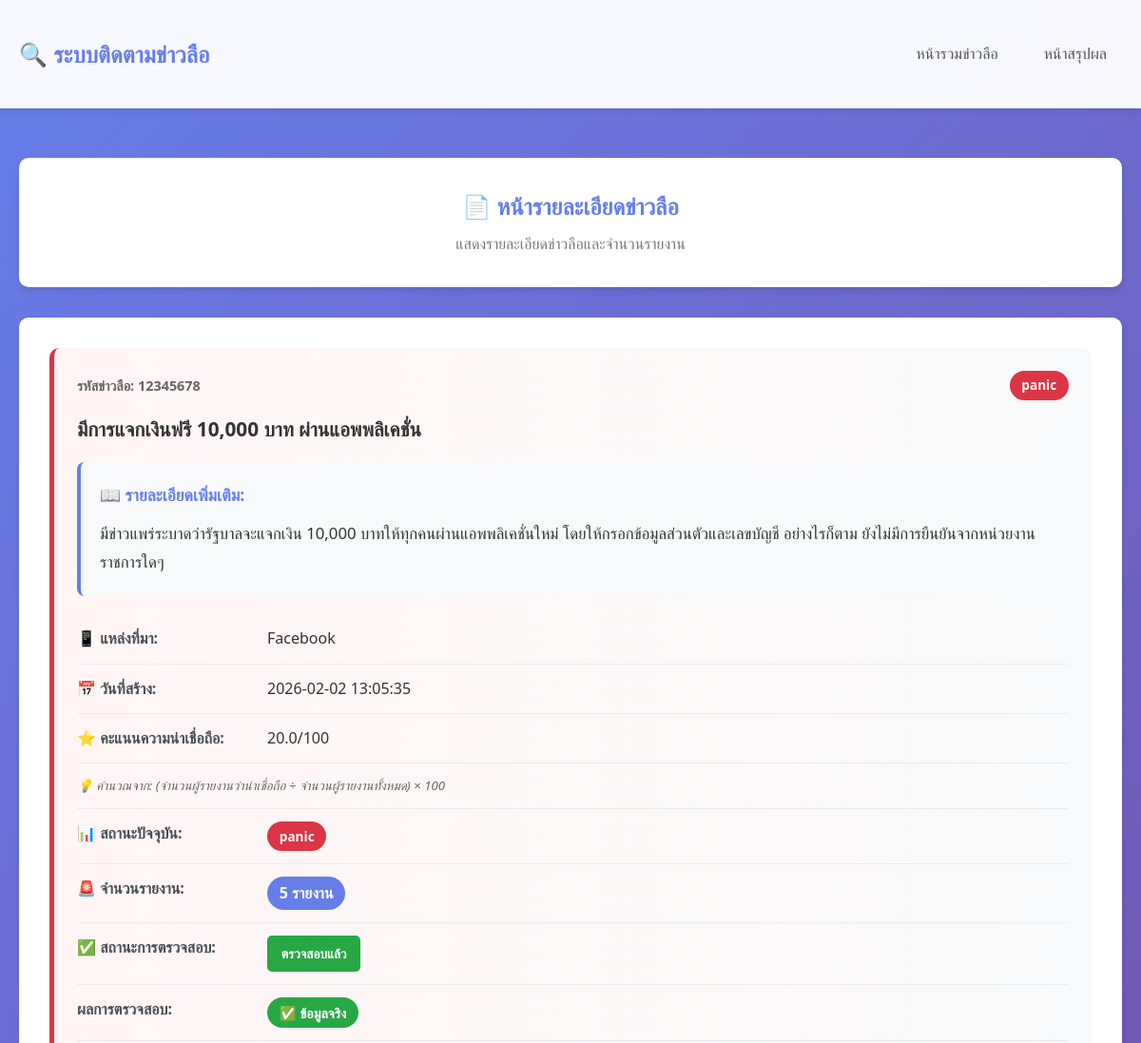
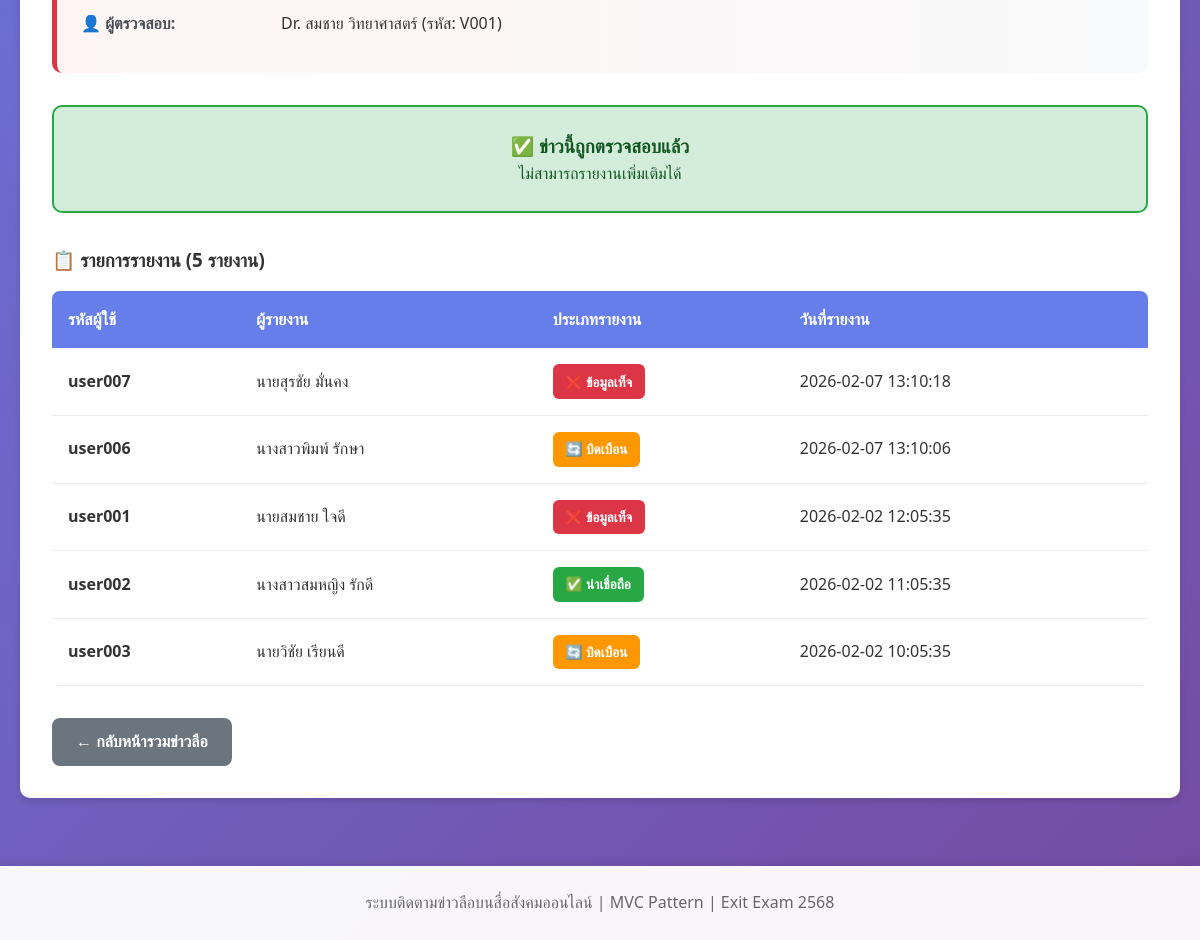
The page /detail/12345678 on the database its author committed (2 pictures, top to bottom).
### tables this page shows
CREATE TABLE Rumour (
            rumour_id INTEGER PRIMARY KEY CHECK(rumour_id >= 10000000 AND rumour_id <= 99999999),
            title TEXT NOT NULL,
            content TEXT,
            source TEXT NOT NULL,
            created_date TEXT NOT NULL,
            credibility_score REAL DEFAULT 50.0,
            status TEXT NOT NULL DEFAULT 'ปกติ' CHECK(status IN ('ปกติ', 'panic')),
            is_verified INTEGER DEFAULT 0,
            verification_result TEXT,
            verified_by INTEGER,
            FOREIGN KEY (verified_by) REFERENCES Users(user_id)
        );

CREATE TABLE Users (
            user_id INTEGER PRIMARY KEY AUTOINCREMENT,
            username TEXT NOT NULL,
            name TEXT NOT NULL,
            role TEXT NOT NULL CHECK(role IN ('ผู้ใช้ทั่วไป', 'ผู้ตรวจสอบ')),
            verifier_code TEXT
        );

CREATE TABLE Report (
            report_id INTEGER PRIMARY KEY AUTOINCREMENT,
            user_id INTEGER NOT NULL,
            rumour_id INTEGER NOT NULL,
            report_date TEXT NOT NULL,
            report_type TEXT NOT NULL CHECK(report_type IN ('บิดเบือน', 'ปลุกปั่น', 'ข้อมูลเท็จ', 'น่าเชื่อถือ')),
            FOREIGN KEY (user_id) REFERENCES Users(user_id),
            FOREIGN KEY (rumour_id) REFERENCES Rumour(rumour_id),
            UNIQUE(user_id, rumour_id)
        );

### app.py (the view)
@app.route('/detail/<int:rumour_id>')
def detail(rumour_id):
    rumour = RumourModel.get_rumour_by_id(rumour_id)
    if not rumour:
        flash('ไม่พบข่าวลือที่ค้นหา', 'error')
        return redirect(url_for('index'))
    reports = ReportModel.get_reports_by_rumour(rumour_id)
    report_count = len(reports)
    users = UserModel.get_all_users()
    verifiers = UserModel.get_verifiers()
    return render_template('detail.html',
                         rumour=rumour,
                         reports=reports,
                         report_count=report_count,
                         users=users,
                         verifiers=verifiers)

### templates/detail.html (shortened to what this page needs)
<!DOCTYPE html>
<html lang="th">
<head>
    <link rel="stylesheet" href="{{ url_for('static', filename='style.css') }}">
</head>
<body>
    <nav class="navbar">
        <div class="container">
            <h1>🔍 ระบบติดตามข่าวลือ</h1>
            <div class="nav-links">
                <a href="{{ url_for('index') }}">หน้ารวมข่าวลือ</a>
                <a href="{{ url_for('summary') }}">หน้าสรุปผล</a>
            </div>
        </div>
    </nav>
    <div class="container">
        <div class="page-header">
            <h2>📄 หน้ารายละเอียดข่าวลือ</h2>
            <p class="subtitle">แสดงรายละเอียดข่าวลือและจำนวนรายงาน</p>
        </div>
        <div class="detail-container">
            <div class="rumour-detail {% if rumour.status == 'panic' %}panic{% endif %}">
                <div class="rumour-header">
                    <span class="rumour-id">รหัสข่าวลือ: {{ rumour.rumour_id }}</span>
                    <span class="status-badge status-{{ rumour.status }}">
                        {{ rumour.status }}
                    </span>
                </div>
                <h2 class="rumour-title">{{ rumour.title }}</h2>
                {% if rumour.content %}
                <div class="rumour-content">
                    <h4>📖 รายละเอียดเพิ่มเติม:</h4>
                    <p>{{ rumour.content }}</p>
                </div>
                {% endif %}
                <div class="rumour-detail-info">
                    <div class="info-row">
                        <strong>📱 แหล่งที่มา:</strong>
                        <span>{{ rumour.source }}</span>
                    </div>
                    <div class="info-row">
                        <strong>📅 วันที่สร้าง:</strong>
                        <span>{{ rumour.created_date }}</span>
                    </div>
                    <div class="info-row">
                        <strong>⭐ คะแนนความน่าเชื่อถือ:</strong>
                        <span>{{ rumour.credibility_score }}/100</span>
                    </div>
                    <div class="info-row">
                        <small style="color: #666; font-style: italic;">
                            💡 คำนวณจาก: (จำนวนผู้รายงานว่าน่าเชื่อถือ ÷ จำนวนผู้รายงานทั้งหมด) × 100
                        </small>
                    </div>
                    <div class="info-row">
                        <strong>📊 สถานะปัจจุบัน:</strong>
                        <span class="status-badge status-{{ rumour.status }}">
                            {{ rumour.status }}
                        </span>
                    </div>
                    <div class="info-row">
                        <strong>🚨 จำนวนรายงาน:</strong>
                        <span class="report-count-badge">{{ report_count }} รายงาน</span>
                    </div>
                    {% if rumour.is_verified %}
                        <div class="info-row">
                            <strong>✅ สถานะการตรวจสอบ:</strong>
                            <span class="badge-verified">ตรวจสอบแล้ว</span>
                        </div>
                        <div class="info-row">
                            <strong>ผลการตรวจสอบ:</strong>
                            {% if rumour.verification_result == 'ข้อมูลเท็จ' %}
                                <span class="badge-false">❌ ข้อมูลเท็จ</span>
                            {% elif rumour.verification_result == 'ข้อมูลจริง' %}
                                <span class="badge-true">✅ ข้อมูลจริง</span>
                            {% else %}
                                <span class="verified-text">{{ rumour.verification_result }}</span>
                            {% endif %}
                        </div>
                        {% if rumour.verifier_name %}
                        <div class="info-row">
                            <strong>👤 ผู้ตรวจสอบ:</strong>
                            <span>{{ rumour.verifier_name }} (รหัส: {{ rumour.verifier_code }})</span>
                        </div>
                        {% endif %}
                    {% endif %}
                </div>
            </div>
            {% if not rumour.is_verified %}
                <div class="report-section">
                    <h3>📝 รายงานข่าวลือนี้ (สำหรับผู้ใช้ทั่วไป)</h3>
                    <p class="section-note">
                        <strong>หมายเหตุ:</strong> เฉพาะผู้ใช้ทั่วไป สามารถรายงานข่าวลือได้ หากมีรายงาน <strong>>= 5 ครั้ง</strong> ข่าวจะเข้าสู่สถานะ PANIC
                    </p>
                    <form method="POST" action="{{ url_for('report_rumour', rumour_id=rumour.rumour_id) }}" class="report-form">
                        <div class="form-group">
                            <label for="user_id">เลือกผู้ใช้:</label>
                            <select name="user_id" id="user_id" required>
                                <option value="">-- เลือกผู้ใช้ --</option>
                                {% for user in users %}
                                    {% if user.role == 'ผู้ใช้ทั่วไป' %}
                                        <option value="{{ user.user_id }}">
                                            [{{ user.username }}] {{ user.name }} (ผู้ใช้ทั่วไป)
                                        </option>
                                    {% endif %}
                                {% endfor %}
                            </select>
                        </div>
                        <div class="form-group">
                            <label for="report_type">ประเภทรายงาน:</label>
                            <select name="report_type" id="report_type" required>
                                <option value="">-- เลือกประเภท --</option>
                                <option value="บิดเบือน">บิดเบือน</option>
                                <option value="ปลุกปั่น">ปลุกปั่น</option>
                                <option value="ข้อมูลเท็จ">ข้อมูลเท็จ</option>
                                <option value="น่าเชื่อถือ">น่าเชื่อถือ</option>
                            </select>
                        </div>
                        <button type="submit" class="btn btn-danger">🚨 รายงานข่าวลือนี้</button>
                    </form>
                </div>
                <div class="verify-section">
                    <h3>✅ ตรวจสอบและยืนยันข้อมูล (เฉพาะผู้ตรวจสอบ)</h3>
                    <p class="section-note">
                        <strong>หมายเหตุ:</strong> เฉพาะผู้ตรวจสอบ (รหัส V001-V003) เท่านั้น ที่สามารถตรวจสอบความถูกต้องของข่าวลือได้
                    </p>
                    <form method="POST" action="{{ url_for('verify_rumour', rumour_id=rumour.rumour_id) }}" class="verify-form">
                        <div class="form-group">
                            <label for="verifier_id">เลือกผู้ตรวจสอบ:</label>
                            <select name="verifier_id" id="verifier_id" required>
                                <option value="">-- เลือกผู้ตรวจสอบ --</option>
                                {% for verifier in verifiers %}
                                    <option value="{{ verifier.user_id }}">
                                        {{ verifier.name }} (ผู้ตรวจสอบ: รหัส {{ verifier.verifier_code }})
                                    </option>
                                {% endfor %}
                            </select>
                        </div>
                        <div class="form-group">
                            <label for="verification_result">ผลการตรวจสอบ:</label>
                            <select name="verification_result" id="verification_result" required>
                                <option value="">-- เลือกผลการตรวจสอบ --</option>
                                <option value="ข้อมูลจริง">✅ ข้อมูลจริง</option>
                                <option value="ข้อมูลเท็จ">❌ ข้อมูลเท็จ</option>
                            </select>
                        </div>
                        <button type="submit" class="btn btn-success">✅ ยืนยันผลการตรวจสอบ</button>
                    </form>
                </div>
            {% else %}
                <div class="verified-notice">
                    <h3>✅ ข่าวนี้ถูกตรวจสอบแล้ว</h3>
                    <p>ไม่สามารถรายงานเพิ่มเติมได้</p>
                </div>
            {% endif %}
            <div class="reports-list">
                <h3>📋 รายการรายงาน ({{ report_count }} รายงาน)</h3>
                {% if reports %}
                    <table class="report-table">
                        <thead>
                            <tr>
                                <th>รหัสผู้ใช้</th>
                                <th>ผู้รายงาน</th>
                                <th>ประเภทรายงาน</th>
                                <th>วันที่รายงาน</th>
                            </tr>
                        </thead>
                        <tbody>
                            {% for report in reports %}
                                <tr>
                                    <td><strong>{{ report.username }}</strong></td>
                                    <td>{{ report.name }}</td>
                                    <td>
                                        {% if report.report_type == 'บิดเบือน' %}
                                            <span class="report-type-badge report-distort">🔄 บิดเบือน</span>
                                        {% elif report.report_type == 'ปลุกปั่น' %}
                                            <span class="report-type-badge report-incite">🔥 ปลุกปั่น</span>
                                        {% elif report.report_type == 'ข้อมูลเท็จ' %}
                                            <span class="report-type-badge report-false">❌ ข้อมูลเท็จ</span>
                                        {% elif report.report_type == 'น่าเชื่อถือ' %}
                                            <span class="report-type-badge report-credible">✅ น่าเชื่อถือ</span>
                                        {% else %}
                                            <span class="report-type">{{ report.report_type }}</span>
                                        {% endif %}
                                    </td>
                                    <td>{{ report.report_date }}</td>
                                </tr>
                            {% endfor %}
                        </tbody>
                    </table>
                {% else %}
                    <p class="no-data">ยังไม่มีรายงาน</p>
                {% endif %}
            </div>
            <a href="{{ url_for('index') }}" class="btn btn-secondary">← กลับหน้ารวมข่าวลือ</a>
        </div>
    </div>
    <footer>
        <p>ระบบติดตามข่าวลือบนสื่อสังคมออนไลน์ | MVC Pattern | Exit Exam 2568</p>
    </footer>
</body>
</html>

### rows shown on the page
Rumour: rumour_id "12345678", status "panic", title "มีการแจกเงินฟรี 10,000 บาท ผ่านแอพพลิเคชั่น", content "มีข่าวแพร่ระบาดว่ารัฐบาลจะแจกเงิน 10,000 บาทให้ทุกคนผ่านแอพพลิเคชั่นใหม่ โดยให้กรอกข้อมูลส่วนตัวและเลขบัญชี อย่างไรก็ตาม ยังไม่มีการยืนยันจากหน่วยงานราชการใดๆ", source "Facebook", created_date "2026-02-02 13:05:35", credibility_score "20.0"
Users: verifier_name "Dr. สมชาย วิทยาศาสตร์", verifier_code "V001"
Report: username "user007", name "นายสุรชัย มั่นคง", report_type "❌ ข้อมูลเท็จ", report_date "2026-02-07 13:10:18"
Report: username "user006", name "นางสาวพิมพ์ รักษา", report_type "🔄 บิดเบือน", report_date "2026-02-07 13:10:06"
Report: username "user001", name "นายสมชาย ใจดี", report_type "❌ ข้อมูลเท็จ", report_date "2026-02-02 12:05:35"
Report: username "user002", name "นางสาวสมหญิง รักดี", report_type "✅ น่าเชื่อถือ", report_date "2026-02-02 11:05:35"
Report: username "user003", name "นายวิชัย เรียนดี", report_type "🔄 บิดเบือน", report_date "2026-02-02 10:05:35"

### other values the page prints
{{ report_count }} "5"
